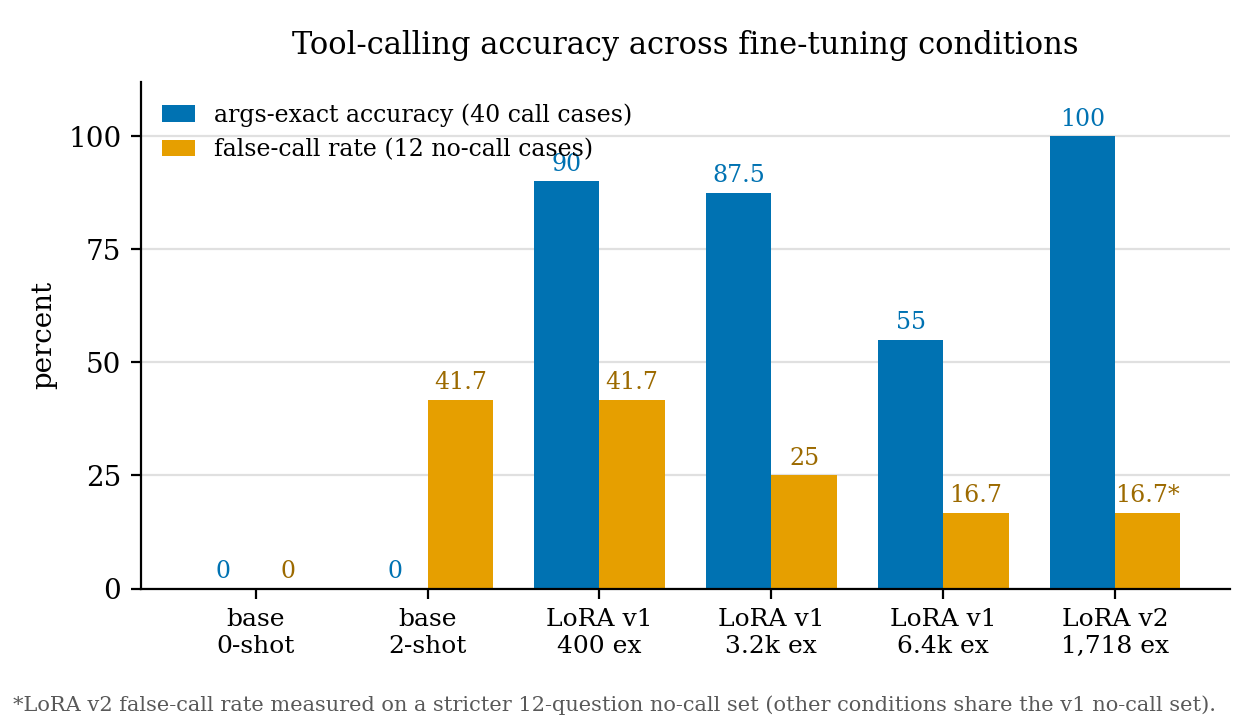

Here is the Python script that generated this plot:
#!/usr/bin/env python3
"""fig1_conditions: grouped bars — args-exact accuracy vs false-call rate across six conditions."""
import json
import pathlib

import matplotlib.pyplot as plt
import numpy as np

HERE = pathlib.Path(__file__).resolve().parent
DATA = HERE.parent / "data" / "summary.json"

with open(DATA) as f:
    summary = json.load(f)

order = summary["meta"]["condition_order"]
cond = {c["id"]: c for c in summary["conditions"]}

# Short display labels in the requested order
labels = {
    "base": "base\n0-shot",
    "base-fewshot": "base\n2-shot",
    "lora-400": "LoRA v1\n400 ex",
    "lora-ckpt-step400": "LoRA v1\n3.2k ex",
    "lora-ckpt-step800": "LoRA v1\n6.4k ex",
    "lora-v2": "LoRA v2\n1,718 ex",
}

args_exact = [cond[c]["args_exact"] for c in order]
false_call = [cond[c]["false_call"] for c in order]

# Okabe-Ito
BLUE = "#0072B2"
ORANGE = "#E69F00"
VERMILLION = "#D55E00"

plt.rcParams.update({
    "font.family": "serif",
    "font.serif": ["DejaVu Serif"],
    "font.size": 10,
    "axes.spines.top": False,
    "axes.spines.right": False,
})

fig, ax = plt.subplots(figsize=(6.3, 3.6))

x = np.arange(len(order))
w = 0.38

b1 = ax.bar(x - w / 2, args_exact, w, color=BLUE, label="args-exact accuracy (40 call cases)")
b2 = ax.bar(x + w / 2, false_call, w, color=ORANGE, label="false-call rate (12 no-call cases)")

for rect, v in zip(b1, args_exact):
    ax.annotate(f"{v:.0f}" if v == int(v) else f"{v:.1f}",
                (rect.get_x() + rect.get_width() / 2, v), xytext=(0, 2),
                textcoords="offset points", ha="center", va="bottom",
                fontsize=8.5, color=BLUE)
for i, (rect, v) in enumerate(zip(b2, false_call)):
    txt = f"{v:.0f}" if v == int(v) else f"{v:.1f}"
    if order[i] == "lora-v2":
        txt += "*"
    ax.annotate(txt,
                (rect.get_x() + rect.get_width() / 2, v), xytext=(0, 2),
                textcoords="offset points", ha="center", va="bottom",
                fontsize=8.5, color="#9C6A00")

ax.set_xticks(x)
ax.set_xticklabels([labels[c] for c in order], fontsize=9)
ax.set_ylabel("percent")
ax.set_ylim(0, 112)
ax.set_yticks([0, 25, 50, 75, 100])
ax.yaxis.grid(True, color="0.88", linewidth=0.8)
ax.set_axisbelow(True)

ax.set_title("Tool-calling accuracy across fine-tuning conditions", fontsize=11, pad=10)

ax.legend(loc="upper left", frameon=False, fontsize=8.5, handlelength=1.4,
          bbox_to_anchor=(0.0, 1.0))

fig.text(0.01, 0.012,
         "*LoRA v2 false-call rate measured on a stricter 12-question no-call set "
         "(other conditions share the v1 no-call set).",
         fontsize=7.5, color="0.35", ha="left")

fig.tight_layout(rect=(0, 0.045, 1, 1))

for ext, kw in (("pdf", {}), ("png", {"dpi": 200})):
    fig.savefig(HERE / f"fig1_conditions.{ext}", **kw)
print("saved fig1_conditions.{pdf,png}")
